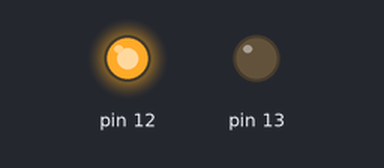
Bench run of a sketch on a simulated Arduino Uno, built with avr-gcc and run on an emulated ATmega328P. On the bench: output pins drawn as LEDs (lit = HIGH).

Above: at 0.5 s.
At 2.5 s:
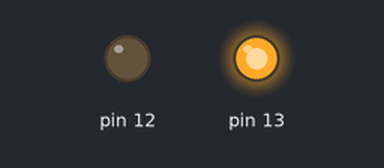
At 3.5 s:
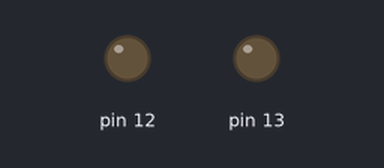
Timing chart, 0 to 5.2 s (numbered marks = the images above):
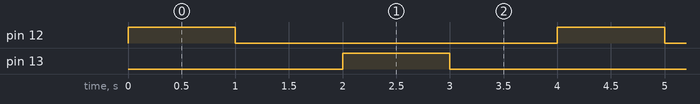

Measured:
- by itself, pin 12, pin 13: alternates HIGH for 1.0 s and LOW for 3.0 s
- by itself, everything shown: repeats every 4.0 s, in 4 steps

The sketch:

dc_motor_driver.ino
```cpp
void setup() {
  // put your setup code here, to run once:
  pinMode(12,OUTPUT);
  pinMode(13, OUTPUT);
}

void loop() {
  // put your main code here, to run repeatedly:
  //spin motor in one direction
  digitalWrite(12, HIGH);
  digitalWrite(13, LOW);
  delay(1000);

  //stop motor
  digitalWrite(12, LOW);
  digitalWrite(13, LOW);
  delay(1000);

  //spin motor in other direction
  digitalWrite(12, LOW);
  digitalWrite(13, HIGH);
  delay(1000);

  //stop motor
  digitalWrite(12, LOW);
  digitalWrite(13, LOW);
  delay(1000);

}
```
